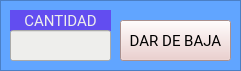
     <widget class="QFrame" name="frame_25">
      <property name="geometry">
       <rect>
        <x>330</x>
        <y>170</y>
        <width>241</width>
        <height>71</height>
       </rect>
      </property>
      <property name="styleSheet">
       <string notr="true">background-color: rgb(97, 165, 255);</string>
      </property>
      <property name="frameShape">
       <enum>QFrame::StyledPanel</enum>
      </property>
      <property name="frameShadow">
       <enum>QFrame::Raised</enum>
      </property>
      <widget class="QPushButton" name="boton_dar_baja__pollos">
       <property name="geometry">
        <rect>
         <x>120</x>
         <y>20</y>
         <width>111</width>
         <height>41</height>
        </rect>
       </property>
       <property name="font">
        <font>
         <family>Roboto</family>
         <pointsize>11</pointsize>
         <weight>50</weight>
         <italic>false</italic>
         <bold>false</bold>
        </font>
       </property>
       <property name="styleSheet">
        <string notr="true">background-color: rgb(236, 201, 199);</string>
       </property>
       <property name="text">
        <string>DAR DE BAJA</string>
       </property>
      </widget>
      <widget class="QLineEdit" name="cantidad__pollos_2">
       <property name="geometry">
        <rect>
         <x>10</x>
         <y>30</y>
         <width>101</width>
         <height>31</height>
        </rect>
       </property>
       <property name="font">
        <font>
         <family>Roboto</family>
         <pointsize>11</pointsize>
         <weight>50</weight>
         <italic>false</italic>
         <bold>false</bold>
        </font>
       </property>
       <property name="styleSheet">
        <string notr="true">background-color: rgb(238, 238, 236);</string>
       </property>
      </widget>
      <widget class="QLabel" name="label_74">
       <property name="geometry">
        <rect>
         <x>10</x>
         <y>10</y>
         <width>101</width>
         <height>21</height>
        </rect>
       </property>
       <property name="font">
        <font>
         <family>Roboto</family>
         <pointsize>11</pointsize>
         <weight>50</weight>
         <italic>false</italic>
         <bold>false</bold>
        </font>
       </property>
       <property name="styleSheet">
        <string notr="true">font: 11pt &quot;Roboto&quot;;
color: rgb(238, 238, 236);
background-color: rgb(98, 77, 240);</string>
       </property>
       <property name="text">
        <string>CANTIDAD</string>
       </property>
       <property name="alignment">
        <set>Qt::AlignCenter</set>
       </property>
      </widget>
      <zorder>label_74</zorder>
      <zorder>boton_dar_baja__pollos</zorder>
      <zorder>cantidad__pollos_2</zorder>
     </widget>
